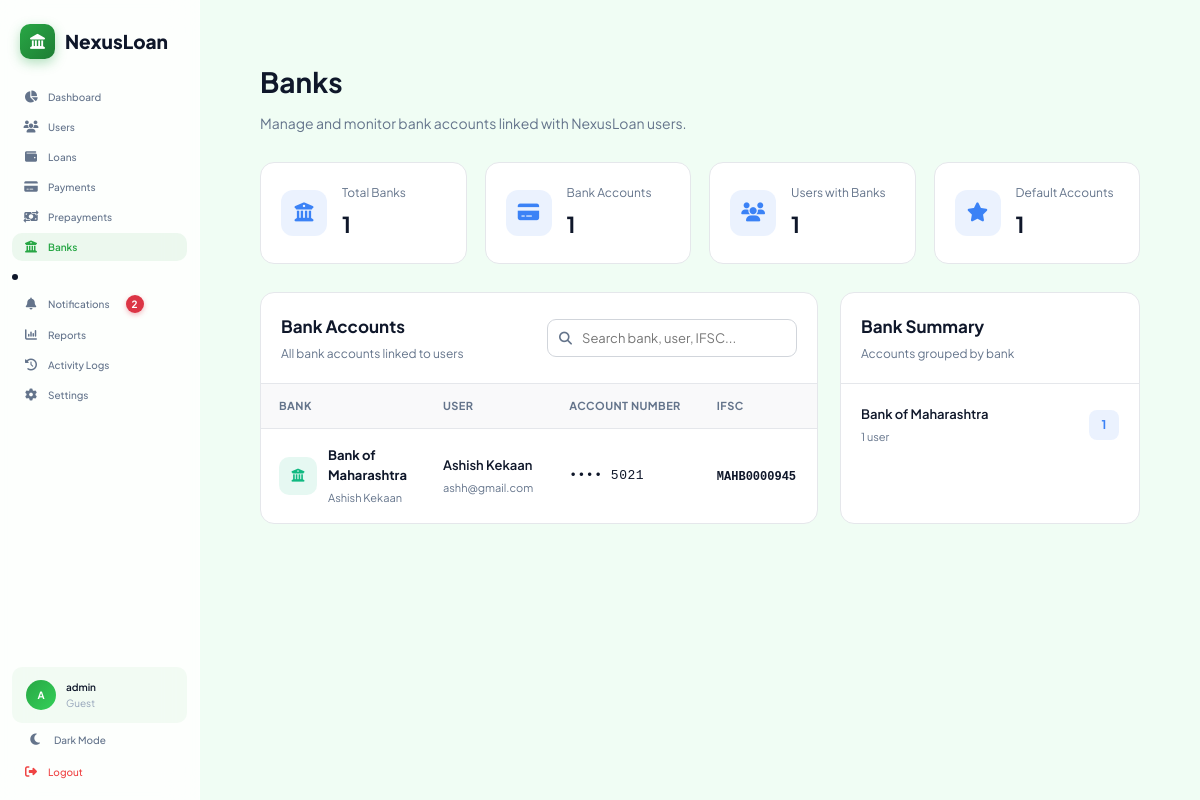
Screenshot of /settings/banks/ (signed in) with the database file from the repository.
### accounts/models.py (models this page shows, shortened)
class Profile(models.Model):
    ROLE_CHOICES = [
        ("guest", "Guest"),
        ("borrower", "Borrower"),
        ("lender", "Lender"),
    ]
    user = models.OneToOneField(
        settings.AUTH_USER_MODEL, on_delete=models.CASCADE, related_name="profile"
    )
    role = models.CharField(max_length=20, choices=ROLE_CHOICES, default="guest")
    phone = models.CharField(max_length=15, blank=True, null=True)
    available_funds = models.DecimalField(max_digits=15, decimal_places=2, default=0)
    kyc_verified = models.BooleanField(default=False)
    pan_number = models.CharField(max_length=10, blank=True, null=True)
    credit_score = models.PositiveIntegerField(
        default=750, help_text="CIBIL score approximation"
    )
    annual_income = models.DecimalField(max_digits=15, decimal_places=2, default=0)
    created_at = models.DateTimeField(auto_now_add=True)

### loans/models.py (models this page shows, shortened)
class BankAccount(models.Model):
    user = models.ForeignKey(
        settings.AUTH_USER_MODEL,
        on_delete=models.CASCADE,
        related_name="bank_accounts",
    )
    bank_name = models.CharField(max_length=150)
    account_holder = models.CharField(max_length=150)
    account_number = models.CharField(max_length=50)
    ifsc = models.CharField(max_length=20)
    is_default = models.BooleanField(default=False)
    created_at = models.DateTimeField(auto_now_add=True)
    updated_at = models.DateTimeField(auto_now=True)
    @property
    def masked_account_number(self):
        if len(self.account_number) <= 4:
            return self.account_number
        return f"•••• {self.account_number[-4:]}"

### loans/views.py (the view)
# urls.py: path("settings/banks/", admin_banks, name="admin_banks"),
@login_required
@user_passes_test(staff_required)
def admin_banks(request):
    banks = BankAccount.objects.select_related("user").order_by(
        "bank_name", "account_holder"
    )
    total_bank_accounts = banks.count()
    total_banks = BankAccount.objects.values("bank_name").distinct().count()
    total_users_with_bank = BankAccount.objects.values("user_id").distinct().count()
    default_accounts = BankAccount.objects.filter(is_default=True).count()
    bank_summary = (
        BankAccount.objects.values("bank_name")
        .annotate(
            account_count=Count("id", distinct=True),
            user_count=Count("user_id", distinct=True),
        )
        .order_by("bank_name")
    )
    context = {
        "page_title": "Banks",
        "banks": banks,
        "total_bank_accounts": total_bank_accounts,
        "total_banks": total_banks,
        "total_users_with_bank": total_users_with_bank,
        "default_accounts": default_accounts,
        "bank_summary": bank_summary,
    }
    return render(request, "loans/banks.html", context)

### templates/loans/banks.html (shortened to what this page needs)
{% extends 'app_layout.html' %}
{% load static %}
{% block app_content %}
<div class="banks-page">
    <div class="page-header">
        <div>
            <h1>Banks</h1>
            <p>Manage and monitor bank accounts linked with NexusLoan users.</p>
        </div>
    </div>
    <div class="banks-summary-grid">
        <div class="banks-summary-card">
            <div class="banks-summary-icon">
                <i class="fas fa-building-columns"></i>
            </div>
            <div class="banks-summary-content">
                <span class="banks-summary-label">Total Banks</span>
                <span class="banks-summary-value">{{ total_banks }}</span>
            </div>
        </div>
        <div class="banks-summary-card">
            <div class="banks-summary-icon">
                <i class="fas fa-credit-card"></i>
            </div>
            <div class="banks-summary-content">
                <span class="banks-summary-label">Bank Accounts</span>
                <span class="banks-summary-value">{{ total_bank_accounts }}</span>
            </div>
        </div>
        <div class="banks-summary-card">
            <div class="banks-summary-icon">
                <i class="fas fa-users"></i>
            </div>
            <div class="banks-summary-content">
                <span class="banks-summary-label">Users with Banks</span>
                <span class="banks-summary-value">{{ total_users_with_bank }}</span>
            </div>
        </div>
        <div class="banks-summary-card">
            <div class="banks-summary-icon">
                <i class="fas fa-star"></i>
            </div>
            <div class="banks-summary-content">
                <span class="banks-summary-label">Default Accounts</span>
                <span class="banks-summary-value">{{ default_accounts }}</span>
            </div>
        </div>
    </div>
    <div class="banks-layout">
        <div class="banks-card">
            <div class="banks-card-header">
                <div>
                    <h2 class="banks-card-title">Bank Accounts</h2>
                    <p class="banks-card-subtitle">All bank accounts linked to users</p>
                </div>
                <div class="banks-search-box">
                    <i class="fas fa-search"></i>
                    <input type="text" id="bankSearch" placeholder="Search bank, user, IFSC...">
                </div>
            </div>
            {% if banks %}
            <div class="banks-table-wrapper">
                <table class="banks-table" id="banksTable">
                    <thead>
                        <tr>
                            <th>Bank</th>
                            <th>User</th>
                            <th>Account Number</th>
                            <th>IFSC</th>
                            <th>Status</th>
                        </tr>
                    </thead>
                    <tbody>
                        {% for bank in banks %}
                        <tr class="bank-row">
                            <td>
                                <div class="banks-bank-info">
                                    <div class="banks-bank-icon">
                                        <i class="fas fa-building-columns"></i>
                                    </div>
                                    <div>
                                        <div class="banks-bank-name">{{ bank.bank_name }}</div>
                                        <div class="banks-bank-holder">{{ bank.account_holder }}</div>
                                    </div>
                                </div>
                            </td>
                            <td>
                                <span class="banks-user-name">{{ bank.user.get_full_name|default:bank.user.username }}</span>
                                {% if bank.user.email %}
                                <span class="banks-user-email">{{ bank.user.email }}</span>
                                {% endif %}
                            </td>
                            <td>
                                <span class="banks-account-number">{{ bank.masked_account_number }}</span>
                            </td>
                            <td>
                                <span class="banks-ifsc">{{ bank.ifsc|upper }}</span>
                            </td>
                            <td>
                            </td>
                        </tr>
                        {% endfor %}
                    </tbody>
                </table>
            </div>
            {% else %}
            <div class="banks-empty-state">
                <i class="fas fa-building-columns"></i>
                <h3>No Bank Accounts</h3>
                <p>No users have added a bank account yet.</p>
            </div>
            {% endif %}
        </div>
        <div class="banks-card">
            <div class="banks-card-header">
                <div>
                    <h2 class="banks-card-title">Bank Summary</h2>
                    <p class="banks-card-subtitle">Accounts grouped by bank</p>
                </div>
            </div>
            {% if bank_summary %}
            <div class="banks-summary-list">
                {% for bank in bank_summary %}
                <div class="banks-summary-row">
                    <div>
                        <div class="banks-summary-bank-name">{{ bank.bank_name }}</div>
                        <div class="banks-summary-bank-meta">{{ bank.user_count }} user{{ bank.user_count|pluralize }}</div>
                    </div>
                    <span class="banks-summary-count">{{ bank.account_count }}</span>
                </div>
                {% endfor %}
            </div>
            {% else %}
            <div class="banks-empty-state">
                <i class="fas fa-chart-column"></i>
                <h3>No Data</h3>
                <p>No bank information available.</p>
            </div>
            {% endif %}
        </div>
    </div>
</div>
{% endblock %}

### templates/app_layout.html (shortened to what this page needs)
{% extends 'base.html' %}
{% load static %}
{% block content %}
<div class="app-layout">
    <aside class="sidebar" id="sidebar">
        <div class="sidebar-header">
            <div class="sidebar-logo">
                <div class="logo-icon">
                    <i class="fas fa-landmark"></i>
                </div>
                <span class="logo-text">NexusLoan</span>
            </div>
        </div>
        <nav class="sidebar-nav">
            <a href="{% url 'dashboard' %}" class="nav-item {% if request.resolver_match.url_name == 'dashboard' %}active{% endif %}">
                <i class="fas fa-chart-pie"></i>
                <span>Dashboard</span>
            </a>
            {% if not request.user.is_staff %}
                <a href="{% url 'loan_list' %}" class="nav-item {% if request.resolver_match.url_name == 'loan_list' %}active{% endif %}">
                    <i class="fas fa-wallet"></i>
                    <span>My Loans</span>
                </a>
                <a href="{% url 'payment_dashboard' %}" class="nav-item {% if request.resolver_match.url_name == 'payment_dashboard' %}active{% endif %}">
                    <i class="fas fa-credit-card"></i>
                    <span>Payments</span>
                </a>
                <a href="{% url 'prepayment_dashboard' %}" class="nav-item {% if request.resolver_match.url_name == 'prepayment_dashboard' %}active{% endif %}">
                    <i class="fas fa-money-bill-transfer"></i>
                    <span>Prepayments</span>
                </a>
                <a href="{% url 'documents_dashboard' %}" class="nav-item {% if request.resolver_match.url_name == 'documents_dashboard' %}active{% endif %}">
                    <i class="fas fa-folder-open"></i>
                    <span>Documents</span>
                </a>
                <li>
                    <a href="{% url 'notifications_dashboard' %}" class="nav-item {% if request.resolver_match.url_name == 'notifications_dashboard' %}active{% endif %}">
                        <i class="fas fa-bell"></i>
                        <span>Notifications</span>
                        {% if header_unread_notifications > 0 %}
                            <span class="notification-badge">{{ header_unread_notifications }}</span>
                        {% endif %}
                    </a>
                </li>
                <a href="{% url 'support_dashboard' %}" class="nav-item {% if request.resolver_match.url_name == 'support_dashboard' %}active{% endif %}">
                    <i class="fas fa-headset"></i>
                    <span>Support</span>
                </a>
                <a href="{% url 'settings_dashboard' %}" class="nav-item {% if request.resolver_match.url_name == 'settings_dashboard' %}active{% endif %}">
                    <i class="fas fa-gear"></i>
                    <span>Settings</span>
                </a>
            {% else %}
                <a href="{% url 'admin_users' %}" class="nav-item {% if request.resolver_match.url_name == 'admin_users' %}active{% endif %}">
                    <i class="fas fa-users"></i>
                    <span>Users</span>
                </a>
                <a href="{% url 'loan_list' %}" class="nav-item {% if request.resolver_match.url_name == 'loan_list' %}active{% endif %}">
                    <i class="fas fa-wallet"></i>
                    <span>Loans</span>
                </a>
                <a href="{% url 'payment_dashboard' %}" class="nav-item {% if request.resolver_match.url_name == 'payment_dashboard' %}active{% endif %}">
                    <i class="fas fa-credit-card"></i>
                    <span>Payments</span>
                </a>
                <a href="{% url 'prepayment_dashboard' %}" class="nav-item {% if request.resolver_match.url_name == 'prepayment_dashboard' %}active{% endif %}">
                    <i class="fas fa-money-bill-transfer"></i>
                    <span>Prepayments</span>
                </a>
                <a href="{% url 'admin_banks' %}" class="nav-item {% if request.resolver_match.url_name == 'admin_banks' %}active{% endif %}">
                    <i class="fas fa-university"></i>
                    <span>Banks</span>
                </a>
                <li>
                    <a href="{% url 'notifications_dashboard' %}" class="nav-item {% if request.resolver_match.url_name == 'notifications_dashboard' %}active{% endif %}">
                        <i class="fas fa-bell"></i>
                        <span>Notifications</span>
                        {% if header_unread_notifications > 0 %}
                            <span class="notification-badge">{{ header_unread_notifications }}</span>
                        {% endif %}
                    </a>
                </li>
                <a href="{% url 'admin_reports' %}" class="nav-item {% if request.resolver_match.url_name == 'admin_reports' %}active{% endif %}">
                    <i class="fas fa-chart-column"></i>
                    <span>Reports</span>
                </a>
                <a href="{% url 'activity_logs_dashboard' %}" class="nav-item {% if request.resolver_match.url_name == 'activity_logs_dashboard' %}active{% endif %}">
                    <i class="fas fa-clock-rotate-left"></i>
                    <span>Activity Logs</span>
                </a>
                <a href="{% url 'settings_dashboard' %}" class="nav-item {% if request.resolver_match.url_name == 'settings_dashboard' %}active{% endif %}">
                    <i class="fas fa-gear"></i>
                    <span>Settings</span>
                </a>
            {% endif %}
        </nav>
        <div class="sidebar-footer">
            <div class="user-info">
                <div class="user-avatar">{{ request.user.first_name.0|default:request.user.username.0|upper }}</div>
                <div class="user-details">
                    <span class="user-name">{{ request.user.get_full_name|default:request.user.username }}</span>
                    <span class="user-role">
                        {% if request.user.profile %}
                            {{ request.user.profile.get_role_display }}
                        {% else %}
                            User
                        {% endif %}
                    </span>
                </div>
            </div>
            <button class="theme-toggle" id="themeToggle" aria-label="Toggle dark mode">
                <i class="fas fa-moon" id="themeIcon"></i>
                <span id="themeLabel" style="font-size: 10px;">Dark Mode</span>
            </button>
            <a href="{% url 'logout' %}" class="nav-item nav-logout">
                <i class="fas fa-sign-out-alt"></i>
                <span>Logout</span>
            </a>
        </div>
    </aside>
    <main class="main-content">
        {% block app_content %}{% endblock %}
    </main>
</div>
{% endblock %}

### rows the page displays
BankAccount: bank_name "Bank of Maharashtra", account_holder "Ashish Kekaan", user.get_full_name "Ashish Kekaan", user.email "ashh@gmail.com", masked_account_number "•••• 5021", ifsc "MAHB0000945", user_count "1", account_count "1"

### other values shown
{{ header_unread_notifications }} "2"
{{ request.user.first_name.0|default:request.user.username.0|upper }} "A"
{{ request.user.get_full_name|default:request.user.username }} "admin"
{{ request.user.profile.get_role_display }} "Guest"
{{ total_banks }} "1"
{{ total_bank_accounts }} "1"
{{ total_users_with_bank }} "1"
{{ default_accounts }} "1"
